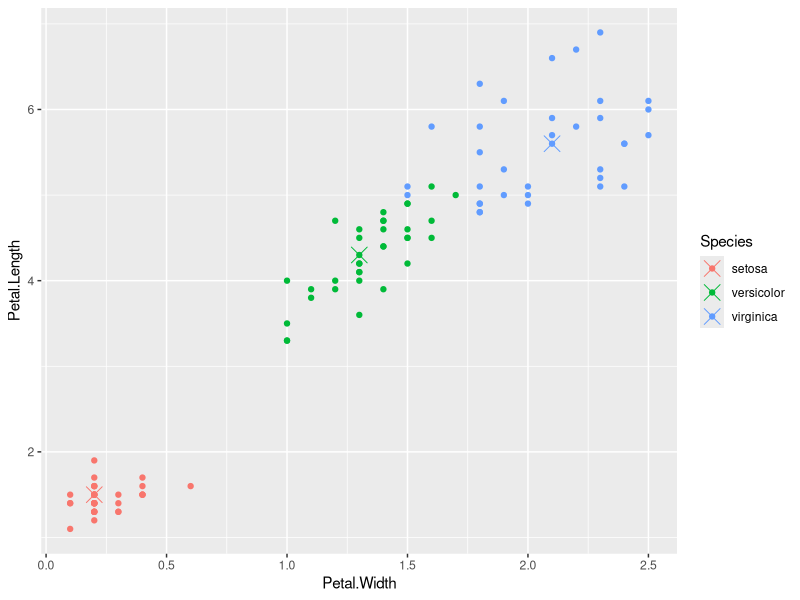
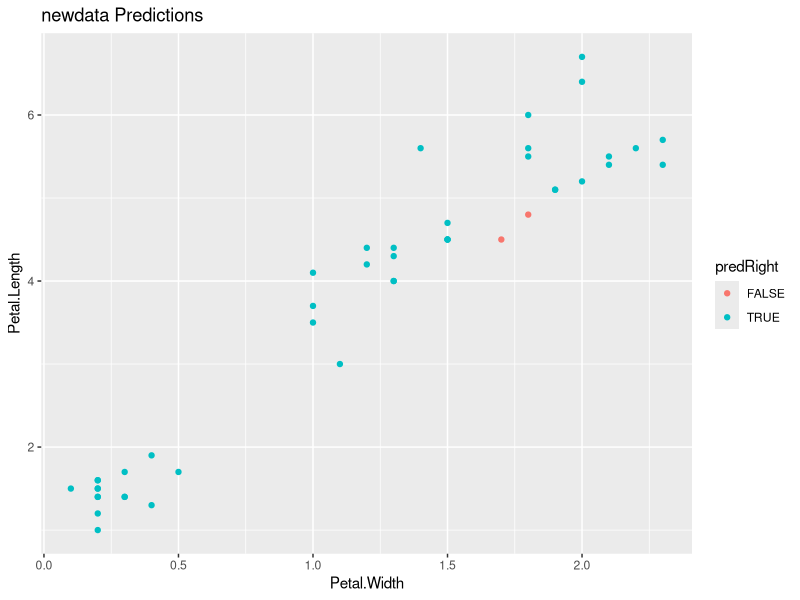

Source code (R) for these figures, in order:
## ---- chunk 1
library(caret);library(randomForest)
data(iris); library(ggplot2)
inTrain <- createDataPartition(y=iris$Species,
                              p=0.7, list=FALSE)
training <- iris[inTrain,]
testing <- iris[-inTrain,]
## ---- chunk 2
library(caret)
modFit <- train(Species~ .,data=training,method="rf",prox=TRUE)
modFit
## ---- chunk 3
getTree(modFit$finalModel,k=2)
## ---- chunk 4
irisP <- classCenter(training[,c(3,4)], training$Species, modFit$finalModel$prox)
irisP <- as.data.frame(irisP); irisP$Species <- rownames(irisP)
p <- qplot(Petal.Width, Petal.Length, col=Species,data=training)
p + geom_point(aes(x=Petal.Width,y=Petal.Length,col=Species),size=5,shape=4,data=irisP)
## ---- chunk 5
pred <- predict(modFit,testing); testing$predRight <- pred==testing$Species
table(pred,testing$Species)
## ---- chunk 6
qplot(Petal.Width,Petal.Length,colour=predRight,data=testing,main="newdata Predictions")
